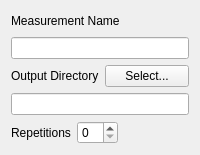
           <widget class="QWidget" name="page_8">
            <attribute name="label">
             <string>Measurement Settings</string>
            </attribute>
            <layout class="QVBoxLayout" name="verticalLayout_5">
             <item>
              <layout class="QHBoxLayout" name="horizontalLayout_21">
               <item>
                <widget class="QLabel" name="label_36">
                 <property name="text">
                  <string>Measurement Name</string>
                 </property>
                </widget>
               </item>
               <item>
                <spacer name="horizontalSpacer">
                 <property name="orientation">
                  <enum>Qt::Horizontal</enum>
                 </property>
                 <property name="sizeHint" stdset="0">
                  <size>
                   <width>40</width>
                   <height>20</height>
                  </size>
                 </property>
                </spacer>
               </item>
              </layout>
             </item>
             <item>
              <widget class="QLineEdit" name="lineEdit_2"/>
             </item>
             <item>
              <layout class="QHBoxLayout" name="horizontalLayout_19">
               <item>
                <widget class="QLabel" name="label">
                 <property name="text">
                  <string>Output Directory</string>
                 </property>
                </widget>
               </item>
               <item>
                <widget class="QPushButton" name="pushButton">
                 <property name="text">
                  <string>Select...</string>
                 </property>
                </widget>
               </item>
              </layout>
             </item>
             <item>
              <widget class="QLineEdit" name="lineEdit"/>
             </item>
             <item>
              <layout class="QHBoxLayout" name="horizontalLayout_22">
               <item>
                <widget class="QLabel" name="label_38">
                 <property name="text">
                  <string>Repetitions</string>
                 </property>
                </widget>
               </item>
               <item>
                <widget class="QSpinBox" name="spinBox_17"/>
               </item>
               <item>
                <spacer name="horizontalSpacer_2">
                 <property name="orientation">
                  <enum>Qt::Horizontal</enum>
                 </property>
                 <property name="sizeHint" stdset="0">
                  <size>
                   <width>40</width>
                   <height>20</height>
                  </size>
                 </property>
                </spacer>
               </item>
              </layout>
             </item>
            </layout>
           </widget>
